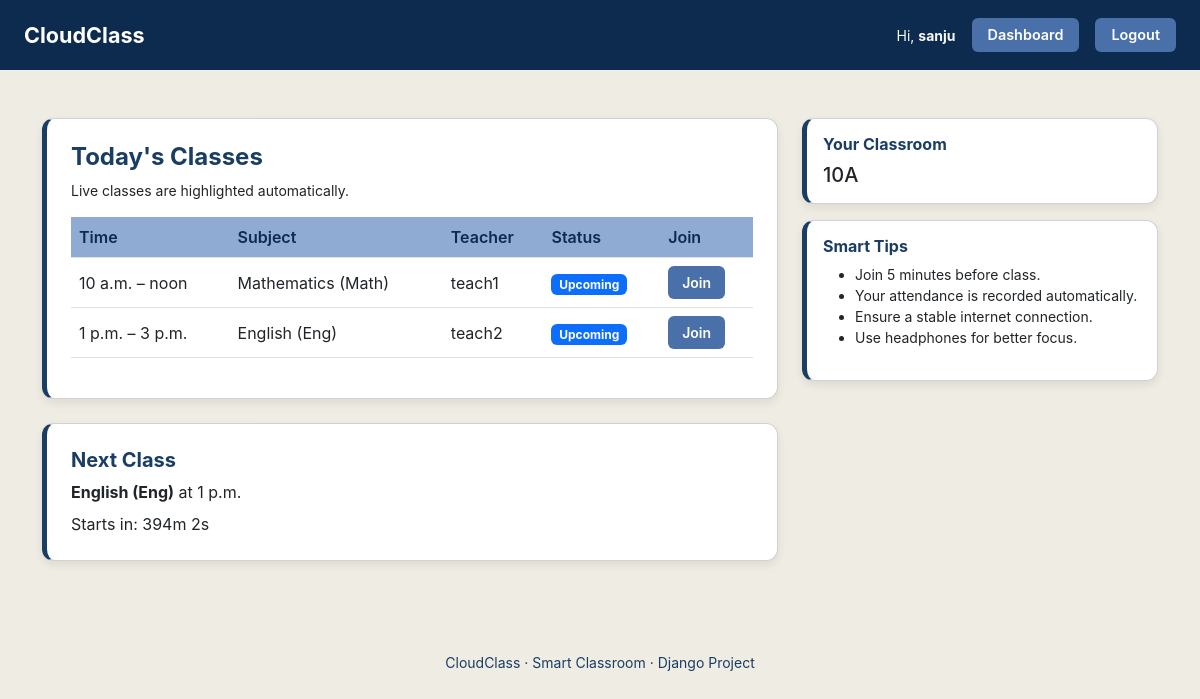
Page /student/dashboard/ (signed in) on the committed database.
### classroom_app/models.py (models this page shows, shortened)
class User(AbstractUser):
    USER_ROLES = (
        ("student", "Student"),
        ("teacher", "Teacher"),
    )
    role = models.CharField(max_length=10, choices=USER_ROLES, default="student")

class Timetable(models.Model):
    DAYS = [
        ("MON", "Monday"),
        ("TUE", "Tuesday"),
        ("WED", "Wednesday"),
        ("THU", "Thursday"),
        ("FRI", "Friday"),
        ("SAT", "Saturday"),
        ("SUN", "Sunday"),
    ]
    subject = models.ForeignKey(Subject, on_delete=models.CASCADE)
    classroom = models.ForeignKey(ClassRoom, on_delete=models.CASCADE)
    teacher = models.ForeignKey(
        settings.AUTH_USER_MODEL,
        on_delete=models.CASCADE,
        limit_choices_to={"role": "teacher"},
    )
    day = models.CharField(max_length=3, choices=DAYS)
    start_time = models.TimeField()
    end_time = models.TimeField()
    meeting_link = models.URLField(null=True, blank=True)
    class Meta:
        ordering = ["day", "start_time"]

class Subject(models.Model):
    name = models.CharField(max_length=100)
    code = models.CharField(max_length=20, blank=True, null=True)
    teacher = models.ForeignKey(
        settings.AUTH_USER_MODEL,
        on_delete=models.SET_NULL,
        null=True,
        blank=True,
        limit_choices_to={"role": "teacher"},
    )
    def __str__(self):
        return f"{self.name} ({self.code})" if self.code else self.name

class ClassRoom(models.Model):
    name = models.CharField(max_length=100, unique=True)
    capacity = models.IntegerField(default=30)
    def __str__(self):
        return self.name

### classroom_app/views.py (the view)
# urls.py: path("student/dashboard/", views.student_dashboard, name="student_dashboard"),
@login_required
def student_dashboard(request):
    if request.user.role != "student":
        return render(request, "403.html", status=403)
    profile = getattr(request.user, "userprofile", None)
    classroom = profile.classroom if profile else None
    now = timezone.localtime()
    weekday = now.strftime("%a").upper()[:3]
    today_timetables = (
        Timetable.objects.filter(day=weekday, classroom=classroom).order_by("start_time")
        if classroom else []
    )
    next_class = None
    for t in today_timetables:
        start_dt = datetime.combine(now.date(), t.start_time)
        if timezone.make_aware(start_dt) > now:
            next_class = t
            break
    return render(
        request,
        "classroom_app/student_dashboard.html",
        {
            "classroom": classroom,
            "today_timetables": today_timetables,
            "next_class": next_class,
            "now": now,
        },
    )

### templates/classroom_app/student_dashboard.html (shortened to what this page needs)
{% extends "base.html" %}
{% load static %}
{% block content %}
<div class="row">
    <div class="col-lg-8">
        <div class="card p-4 mb-4">
            <h4 class="fw-bold" style="color: var(--primary-blue);">Today's Classes</h4>
            <p class="small">Live classes are highlighted automatically.</p>
            <table class="table align-middle">
                <thead>
                    <tr>
                        <th>Time</th>
                        <th>Subject</th>
                        <th>Teacher</th>
                        <th>Status</th>
                        <th>Join</th>
                    </tr>
                </thead>
                <tbody id="tt-body">
                    {% for t in today_timetables %}
                    <tr data-start="{{ t.start_time|time:'H:i' }}" data-end="{{ t.end_time|time:'H:i' }}" data-pk="{{ t.id }}">
                        <td>{{ t.start_time }} – {{ t.end_time }}</td>
                        <td>{{ t.subject }}</td>
                        <td>{{ t.teacher.username }}</td>
                        <td>
                            <span class="badge state-badge bg-secondary">Loading…</span>
                        </td>
                        <td>
                            {% if t.meeting_link %}
                            <button class="btn btn-sm btn-accent join-btn" data-pk="{{ t.id }}">
                                Join
                            </button>
                            {% else %}
                            <button class="btn btn-sm btn-secondary" disabled>No Link</button>
                            {% endif %}
                        </td>
                    </tr>
                    {% empty %}
                    <tr>
                        <td colspan="5" class="text-center">No classes today.</td>
                    </tr>
                    {% endfor %}
                </tbody>
            </table>
        </div>
        <div class="card p-4">
            <h5 class="fw-bold" style="color: var(--primary-blue);">Next Class</h5>
            {% if next_class %}
            <div>
                <strong>{{ next_class.subject }}</strong> at {{ next_class.start_time }}
                <div class="mt-2">Starts in: <span id="countdown">Calculating…</span></div>
            </div>
            {% else %}
            <div>No more classes today.</div>
            {% endif %}
        </div>
    </div>
    <div class="col-lg-4">
        <div class="card p-3 mb-3">
            <h6 class="fw-bold" style="color: var(--primary-blue);">Your Classroom</h6>
            {% if classroom %}
            <p class="h5 mb-0">{{ classroom }}</p>
            {% else %}
            <p>Not assigned yet.</p>
            {% endif %}
        </div>
        <div class="card p-3">
            <h6 class="fw-bold" style="color: var(--primary-blue);">Smart Tips</h6>
            <ul class="small">
                <li>Join 5 minutes before class.</li>
                <li>Your attendance is recorded automatically.</li>
                <li>Ensure a stable internet connection.</li>
                <li>Use headphones for better focus.</li>
            </ul>
        </div>
    </div>
</div>
{% endblock %}

### templates/base.html (shortened to what this page needs)
<!DOCTYPE html>
<html>
{% load static %}
<head>
    <link href="https://cdn.jsdelivr.net/npm/bootstrap@5.3.0/dist/css/bootstrap.min.css" rel="stylesheet">
    <link rel="stylesheet" href="{% static 'css/style.css' %}">
</head>
<body>
<nav class="navbar navbar-expand-lg custom-navbar px-4">
    <a class="navbar-brand fw-bold" href="{% url 'home' %}">
        CloudClass
    </a>
    <div class="collapse navbar-collapse justify-content-end" id="navbarMenu">
        <ul class="navbar-nav align-items-center gap-3">
            {% if user.is_authenticated %}
            <li class="nav-item text-light small">
                Hi, <strong>{{ user.username }}</strong>
            </li>
            {% if user.role == "teacher" %}
            <li class="nav-item">
                <a class="btn btn-accent btn-sm" href="{% url 'teacher_dashboard' %}">
                    Dashboard
                </a>
            </li>
            {% elif user.role == "student" %}
            <li class="nav-item">
                <a class="btn btn-accent btn-sm" href="{% url 'student_dashboard' %}">
                    Dashboard
                </a>
            </li>
            {% endif %}
            <li class="nav-item">
                <form method="post" action="{% url 'logout' %}" class="m-0">
                    <button class="btn btn-accent btn-sm" type="submit">
                        Logout
                    </button>
                </form>
            </li>
            {% endif %}
        </ul>
    </div>
</nav>
    <div class="container my-5">
        {% block content %}{% endblock %}
    </div>
    <footer class="py-3 text-center" style="color: var(--primary-blue);">
        <small>CloudClass · Smart Classroom · Django Project</small>
    </footer>
</body>
</html>

### static/css/style.css (style rules this page uses)
:root { --primary-blue: #1A3D64; --secondary-blue: #8FABD4; --accent-blue: #4A70A9; --dark-navy: #0C2B4E; --bg-light: #EFECE3; --white: #FFFFFF; --text-dark: #000000; }
body { background: var(--bg-light); font-family: "Inter", sans-serif; color: var(--text-dark); min-height: 100vh; }
.custom-navbar { background: var(--dark-navy); padding: 14px 25px; }
.custom-navbar .navbar-brand { color: white !important; font-size: 1.35rem; font-weight: 700; }
.navbar-nav .nav-item .btn-accent { padding: 6px 16px; font-size: 0.9rem; }
.btn-accent { background: var(--accent-blue); color: var(--white) !important; padding: 6px 14px; font-weight: 600; border-radius: 6px; border: none; }
.card { background: var(--white); padding: 20px; border-radius: 12px; border-left: 5px solid var(--primary-blue); margin-bottom: 25px; box-shadow: 0 4px 10px rgba(0, 0, 0, 0.08); }
.table th { background: var(--secondary-blue); color: var(--dark-navy); font-weight: 600; }

### rows in the picture
User: username "sanju"
Timetable: start_time "10 a.m.", end_time "noon", subject "Mathematics (Math)", teacher.username "teach1"
Timetable: start_time "1 p.m.", end_time "3 p.m.", subject "English (Eng)", teacher.username "teach2"
ClassRoom: name "10A"
